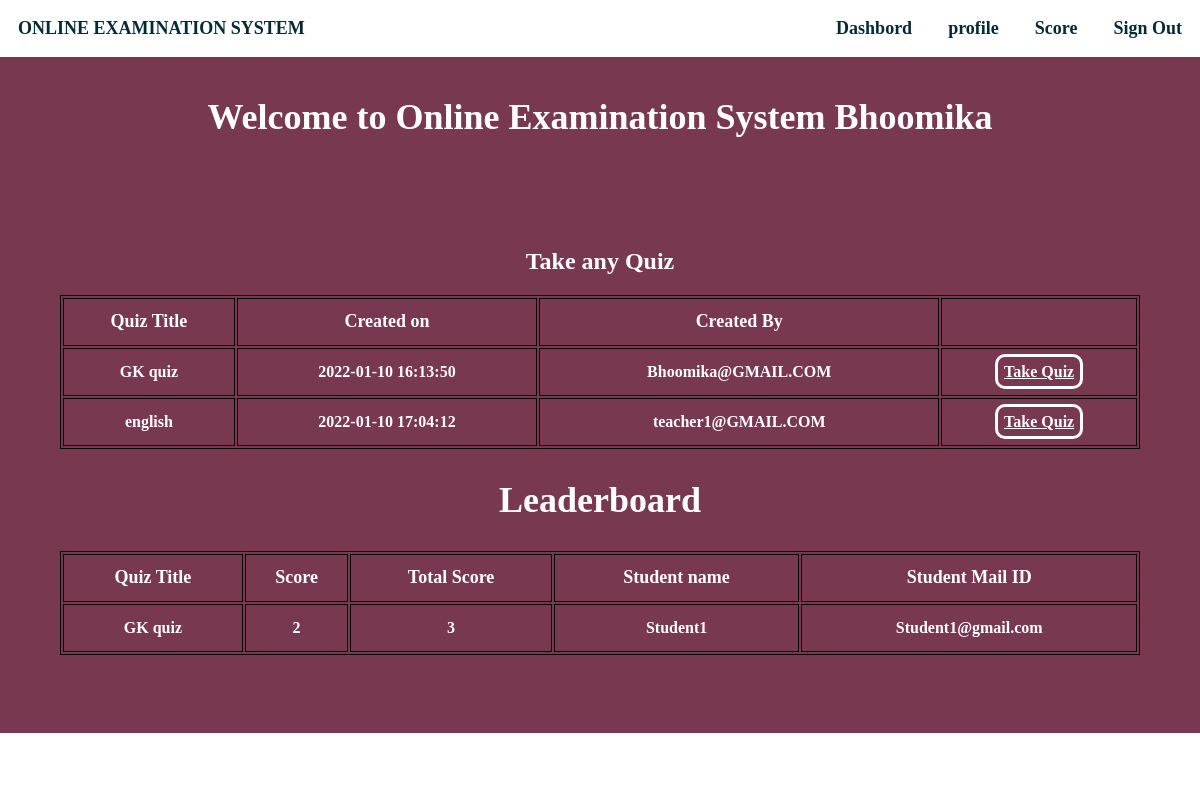
Page /homestud.php (signed in) on the committed database.
### tables this page shows
CREATE TABLE IF NOT EXISTS `staff` (
  `staffid` varchar(10) NOT NULL,
  `name` varchar(20) NOT NULL,
  `mail` varchar(30) NOT NULL,
  `phno` varchar(10) NOT NULL,
  `gender` varchar(1) NOT NULL,
  `DOB` varchar(10) NOT NULL,
  `pw` varchar(200) NOT NULL,
  `dept` varchar(3) DEFAULT NULL,
  PRIMARY KEY (`mail`),
  UNIQUE KEY `mail` (`mail`,`phno`),
  UNIQUE KEY `staffid` (`staffid`)
);

CREATE TABLE IF NOT EXISTS `quiz` (
  `quizid` int(11) NOT NULL AUTO_INCREMENT,
  `quizname` varchar(20) NOT NULL,
  `date_created` timestamp NOT NULL DEFAULT CURRENT_TIMESTAMP,
  `mail` varchar(30) DEFAULT NULL,
  PRIMARY KEY (`quizid`),
  KEY `mail` (`mail`)
);

CREATE TABLE IF NOT EXISTS `score` (
  `slno` int(11) NOT NULL AUTO_INCREMENT,
  `score` int(11) NOT NULL,
  `quizid` int(11) NOT NULL,
  `mail` varchar(30) DEFAULT NULL,
  `totalscore` int(11) DEFAULT NULL,
  `remark` varchar(20) DEFAULT NULL,
  PRIMARY KEY (`slno`),
  KEY `quizid` (`quizid`),
  KEY `mail` (`mail`)
);

CREATE TABLE IF NOT EXISTS `student` (
  `usn` varchar(10) NOT NULL,
  `name` varchar(20) NOT NULL,
  `mail` varchar(30) NOT NULL,
  `phno` varchar(10) NOT NULL,
  `gender` varchar(1) NOT NULL,
  `DOB` varchar(10) NOT NULL,
  `pw` varchar(200) NOT NULL,
  `dept` varchar(3) DEFAULT NULL,
  PRIMARY KEY (`mail`),
  UNIQUE KEY `mail` (`mail`),
  UNIQUE KEY `phno` (`phno`),
  UNIQUE KEY `usn` (`usn`),
  KEY `dept` (`dept`)
);

### homestud.php (the view, shortened to what this page needs)
<html>
<head>
</head>
<?php
require_once 'sql.php';
                $conn = mysqli_connect($host, $user, $ps, $project);if (!$conn) {
    echo "<script>alert(\"Database error retry after some time !\")</script>";
}
?>
<body style="color: #fff !important;font-weight:bolder;margin: 0 !important;font-weight: bolder !important;font-family: 'Times New Roman', Times, serif;">
    <div style="background-color:#78384f;height: auto;">
        <div class="navbar" style="display: inline-flex;width: 100%;color:#042A38;position:fixed;">
            <section style="margin: 1.5vw;">ONLINE EXAMINATION SYSTEM</section>
            <ul style="display: inline-flex;padding: 0 !important;margin: 0;float: right;right: 0;position: fixed;width: 50vw;">
                <li onclick="dash()">Dashbord</li>
                <li onclick="prof()">profile</li>
                <li onclick="score()">Score</li>
                <li onclick="lo()">Sign Out</li>
            </ul>
        </div><br><br>
        <?php
        $type1 = $_SESSION["type"];
        $username1 = $_SESSION["username"];
        $sql = "select * from " . $type1 . " where mail='{$username1}'";
        $res =   mysqli_query($conn, $sql);
        if ($res == true) {
            while ($row = mysqli_fetch_array($res)) {
                $dbname = $row['name'];
            }
        }
        ?>
        <center><section style="width:100vw;margin:0vw;margin-top:5vw;font-size:3vw;">Welcome to Online Examination System&nbsp;<?php echo $dbname ?></section></center>
        <section style="color:#fff !important"><br><br><br><br><br>
        <?php
            $sql ="select * from quiz";
            $res=mysqli_query($conn,$sql);
            if($res)
            {
                echo "<center><h1 style=\"font-size:2vw;\">Take any Quiz</h1></center>";
                echo "<center><table><thead><tr><td>Quiz Title</td><td>Created on</td><td>Created By</td><td>  </td></tr></thead>";
                while ($row = mysqli_fetch_assoc($res)) {
                    echo "<tr><td>".$row["quizname"]."</td><td>".$row["date_created"]."</td><td>".$row["mail"]."</td><td><a id=\"tq\" href='takeq.php?qid=".$row['quizid']."'>Take Quiz</button></tr>";
                }
                echo "</table></center>";
            }
            ?>
        </section>
            <section style="color:#fff !important">
            <?php
            $sql="call leaderboard;";
            $res=mysqli_query($conn,$sql);
            if($res)
            {
                echo "<center><h1 style=\"font-size: 3vw\">Leaderboard</h1></center>";
                echo "<table id=\"le\"><thead><tr><td>Quiz Title</td><td>Score</td><td>Total Score</td><td>Student name</td><td>Student Mail ID</td></tr></thead>";
                while ($row = mysqli_fetch_assoc($res)) {
                    echo "<tr><td>".$row["quizname"]."</td><td>".$row["score"]."</td><td>".$row["totalscore"]."</td><td>".$row["name"]."</td><td>".$row["mail"]."</td></tr>";
                }
                echo "</table><br><br><br>";
            }
            else{
                echo mysqli_error($conn);
            }
            ?>
        </section>
    </div>
    <?php require("footer.php");?>
</body>
</html>

### homestud.php (style rules this page uses)
li { margin: 1.5vw; font-size: 1.5vw !important; }
ul { list-style: none; width: auto !important; font-weight: 2vw !important; }
.navbar { background-color: white !important; font-size: 1.5vw !important; }
a { text-decoration: none; color: #fff; }
table { width: 90vw; margin-left: 5vw; margin-right: 5vw; align-content: center; border: 1px solid black; }
thead { font-weight:900; font-size: 1.5vw; }
td { width: auto; border: 1px solid black; text-align: center; height: 4vw; font-weight: bold; }
#tq { text-decoration: underline; border: 3px solid #fff; padding: 0.5vw; border-radius: 10px; }
#le { margin-bottom: 2vw; }

### rows in the picture
staff: name "Bhoomika"
quiz: quizname "GK quiz", date_created "2022-01-10 16:13:50", mail "Bhoomika@GMAIL.COM"
quiz: quizname "english", date_created "2022-01-10 17:04:12", mail "teacher1@GMAIL.COM"
score: quizid.quizname "GK quiz", score "2", totalscore "3", mail.name "Student1", mail "Student1@gmail.com"
